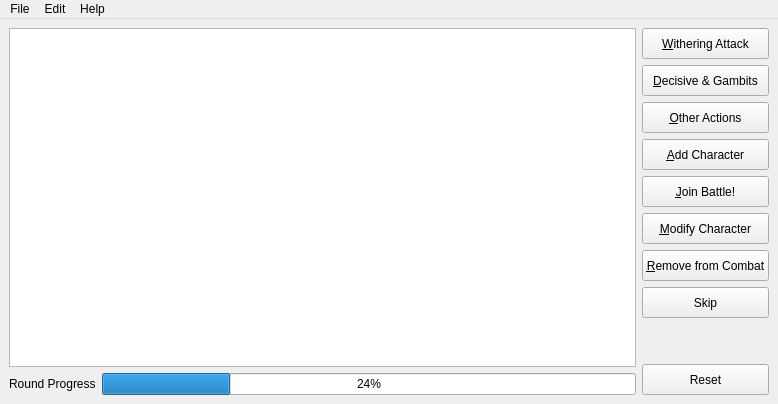
<?xml version="1.0" encoding="UTF-8"?>
<ui version="4.0">
 <class>MainWindow</class>
 <widget class="QMainWindow" name="MainWindow">
  <property name="geometry">
   <rect>
    <x>0</x>
    <y>0</y>
    <width>778</width>
    <height>404</height>
   </rect>
  </property>
  <property name="windowTitle">
   <string>Exalted Initiative</string>
  </property>
  <widget class="QWidget" name="centralwidget">
   <layout class="QHBoxLayout" name="horizontalLayout">
    <item>
     <layout class="QVBoxLayout" name="verticalLayout_2">
      <item>
       <widget class="QTableView" name="tableView">
        <property name="sizePolicy">
         <sizepolicy hsizetype="Expanding" vsizetype="Expanding">
          <horstretch>0</horstretch>
          <verstretch>0</verstretch>
         </sizepolicy>
        </property>
        <property name="minimumSize">
         <size>
          <width>378</width>
          <height>328</height>
         </size>
        </property>
        <property name="editTriggers">
         <set>QAbstractItemView::NoEditTriggers</set>
        </property>
        <property name="alternatingRowColors">
         <bool>true</bool>
        </property>
        <property name="selectionMode">
         <enum>QAbstractItemView::NoSelection</enum>
        </property>
        <property name="cornerButtonEnabled">
         <bool>false</bool>
        </property>
       </widget>
      </item>
      <item>
       <layout class="QFormLayout" name="formLayout">
        <item row="0" column="1">
         <widget class="QProgressBar" name="progressBar">
          <property name="value">
           <number>24</number>
          </property>
         </widget>
        </item>
        <item row="0" column="0">
         <widget class="QLabel" name="progress_bar_lbl">
          <property name="text">
           <string>Round Progress</string>
          </property>
         </widget>
        </item>
       </layout>
      </item>
     </layout>
    </item>
    <item>
     <layout class="QVBoxLayout" name="verticalLayout">
      <property name="sizeConstraint">
       <enum>QLayout::SetMinimumSize</enum>
      </property>
      <item>
       <widget class="QPushButton" name="Withering_btn">
        <property name="sizePolicy">
         <sizepolicy hsizetype="Preferred" vsizetype="Preferred">
          <horstretch>0</horstretch>
          <verstretch>0</verstretch>
         </sizepolicy>
        </property>
        <property name="text">
         <string>&amp;Withering Attack</string>
        </property>
       </widget>
      </item>
      <item>
       <widget class="QPushButton" name="Decisive_btn">
        <property name="sizePolicy">
         <sizepolicy hsizetype="Preferred" vsizetype="Preferred">
          <horstretch>0</horstretch>
          <verstretch>0</verstretch>
         </sizepolicy>
        </property>
        <property name="text">
         <string>&amp;Decisive &amp;&amp; Gambits</string>
        </property>
       </widget>
      </item>
      <item>
       <widget class="QPushButton" name="other_action_btn">
        <property name="sizePolicy">
         <sizepolicy hsizetype="Preferred" vsizetype="Preferred">
          <horstretch>0</horstretch>
          <verstretch>0</verstretch>
         </sizepolicy>
        </property>
        <property name="text">
         <string>&amp;Other Actions</string>
        </property>
       </widget>
      </item>
      <item>
       <widget class="QPushButton" name="add_npc_btn">
        <property name="sizePolicy">
         <sizepolicy hsizetype="Preferred" vsizetype="Preferred">
          <horstretch>0</horstretch>
          <verstretch>0</verstretch>
         </sizepolicy>
        </property>
        <property name="text">
         <string>&amp;Add Character</string>
        </property>
       </widget>
      </item>
      <item>
       <widget class="QPushButton" name="join_battle_btn">
        <property name="sizePolicy">
         <sizepolicy hsizetype="Preferred" vsizetype="Preferred">
          <horstretch>0</horstretch>
          <verstretch>0</verstretch>
         </sizepolicy>
        </property>
        <property name="text">
         <string>&amp;Join Battle!</string>
        </property>
       </widget>
      </item>
      <item>
       <widget class="QPushButton" name="modify_init_btn">
        <property name="sizePolicy">
         <sizepolicy hsizetype="Preferred" vsizetype="Preferred">
          <horstretch>0</horstretch>
          <verstretch>0</verstretch>
         </sizepolicy>
        </property>
        <property name="text">
         <string>&amp;Modify Character</string>
        </property>
       </widget>
      </item>
      <item>
       <widget class="QPushButton" name="remove_from_combat_btn">
        <property name="sizePolicy">
         <sizepolicy hsizetype="Preferred" vsizetype="Preferred">
          <horstretch>0</horstretch>
          <verstretch>0</verstretch>
         </sizepolicy>
        </property>
        <property name="text">
         <string>&amp;Remove from Combat</string>
        </property>
       </widget>
      </item>
      <item>
       <widget class="QPushButton" name="skip_btn">
        <property name="sizePolicy">
         <sizepolicy hsizetype="Preferred" vsizetype="Preferred">
          <horstretch>0</horstretch>
          <verstretch>0</verstretch>
         </sizepolicy>
        </property>
        <property name="toolTip">
         <string>Skip character currently at the top of the initiative.</string>
        </property>
        <property name="text">
         <string>Skip</string>
        </property>
       </widget>
      </item>
      <item>
       <spacer name="verticalSpacer">
        <property name="orientation">
         <enum>Qt::Vertical</enum>
        </property>
        <property name="sizeType">
         <enum>QSizePolicy::Minimum</enum>
        </property>
        <property name="sizeHint" stdset="0">
         <size>
          <width>20</width>
          <height>40</height>
         </size>
        </property>
       </spacer>
      </item>
      <item>
       <widget class="QPushButton" name="reset_btn">
        <property name="sizePolicy">
         <sizepolicy hsizetype="Preferred" vsizetype="Preferred">
          <horstretch>0</horstretch>
          <verstretch>0</verstretch>
         </sizepolicy>
        </property>
        <property name="toolTip">
         <string>Resets tracker, removing all characters</string>
        </property>
        <property name="text">
         <string>Reset</string>
        </property>
        <property name="default">
         <bool>false</bool>
        </property>
        <property name="flat">
         <bool>false</bool>
        </property>
       </widget>
      </item>
     </layout>
    </item>
   </layout>
  </widget>
  <widget class="QMenuBar" name="menubar">
   <property name="geometry">
    <rect>
     <x>0</x>
     <y>0</y>
     <width>778</width>
     <height>21</height>
    </rect>
   </property>
   <widget class="QMenu" name="menuFile">
    <property name="title">
     <string>File</string>
    </property>
    <addaction name="actionSave_Combat"/>
    <addaction name="actionSave_to_Text_File"/>
    <addaction name="separator"/>
    <addaction name="actionLoad_Combat"/>
    <addaction name="actionResume_Combat"/>
    <addaction name="separator"/>
    <addaction name="actionQuit"/>
   </widget>
   <widget class="QMenu" name="menuEdit">
    <property name="title">
     <string>Edit</string>
    </property>
    <addaction name="actionLoad_Players"/>
    <addaction name="actionLoad_NPCs"/>
    <addaction name="separator"/>
    <addaction name="actionCustom_Gambits"/>
    <addaction name="separator"/>
    <addaction name="actionChoose_Font"/>
    <addaction name="actionPreferences"/>
   </widget>
   <widget class="QMenu" name="menuHelp">
    <property name="title">
     <string>Help</string>
    </property>
    <addaction name="actionAbout"/>
    <addaction name="actionReadme"/>
    <addaction name="separator"/>
    <addaction name="actionCheck_for_Updates"/>
   </widget>
   <addaction name="menuFile"/>
   <addaction name="menuEdit"/>
   <addaction name="menuHelp"/>
  </widget>
  <action name="actionQuit">
   <property name="text">
    <string>Quit</string>
   </property>
  </action>
  <action name="actionAbout">
   <property name="text">
    <string>About</string>
   </property>
  </action>
  <action name="actionLoad_Players">
   <property name="text">
    <string>Load Players</string>
   </property>
  </action>
  <action name="actionLoad_NPCs">
   <property name="text">
    <string>Load NPCs</string>
   </property>
  </action>
  <action name="actionReadme">
   <property name="text">
    <string>Readme</string>
   </property>
  </action>
  <action name="actionSave_Combat">
   <property name="text">
    <string>Save Combat</string>
   </property>
  </action>
  <action name="actionLoad_Combat">
   <property name="text">
    <string>Load Combat</string>
   </property>
  </action>
  <action name="actionPreferences">
   <property name="text">
    <string>Preferences</string>
   </property>
  </action>
  <action name="actionResume_Combat">
   <property name="text">
    <string>Resume Combat</string>
   </property>
  </action>
  <action name="actionSave_to_Text_File">
   <property name="text">
    <string>Save to Text File</string>
   </property>
  </action>
  <action name="actionCustom_Gambits">
   <property name="text">
    <string>Custom Gambits</string>
   </property>
  </action>
  <action name="actionChoose_Font">
   <property name="text">
    <string>Change Table Font</string>
   </property>
  </action>
  <action name="actionCheck_for_Updates">
   <property name="text">
    <string>Check for Updates</string>
   </property>
  </action>
 </widget>
 <resources/>
 <connections/>
</ui>
